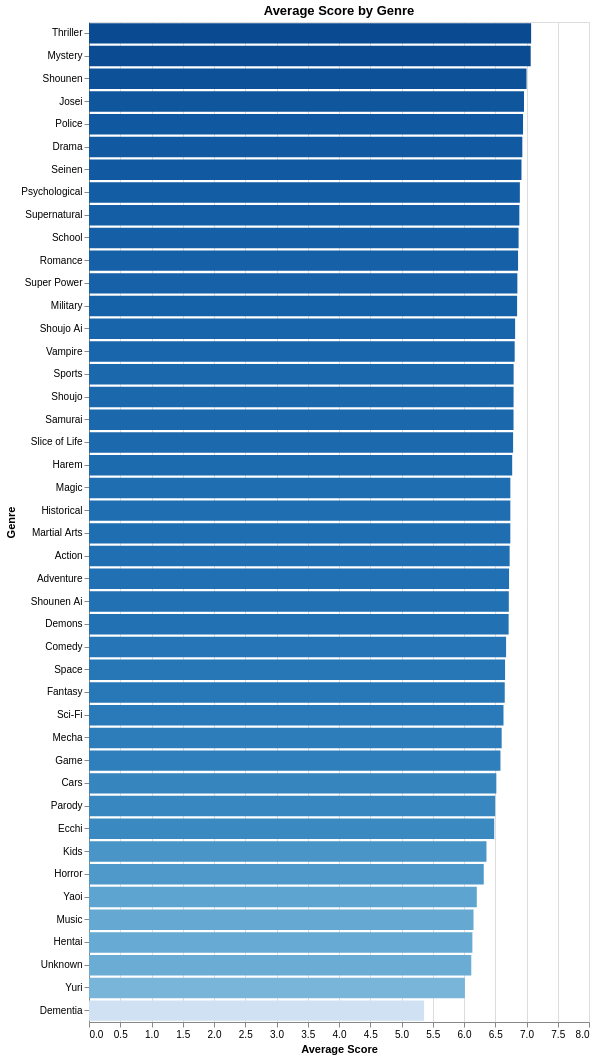

The cell this chart's notebook holds for it:
### Code cell
df = pd.read_csv("../../data/preprocessed_anime.csv")

# Split the 'Genres' column so that each genre is available.
df_exploded = df.assign(Genres=df['Genres'].str.split(', ')).explode('Genres')

# Calculate the average score for each genre
genre_avg_score = df_exploded.groupby('Genres')['Score'].mean().reset_index()

# Sort the average score in descending order
genre_avg_score = genre_avg_score.sort_values(by='Score', ascending=False)

# Create the bar chart
chart = alt.Chart(genre_avg_score).mark_bar().encode(
    x=alt.X('Score:Q', title='Average Score'),
    y=alt.Y('Genres:N', sort='-x', title='Genre'),
    color=alt.Color('Score:Q', scale=alt.Scale(scheme='blues'), legend=None)
).properties(
    title="Average Score by Genre",
    width=500,
    height=1000
)

# Show chart
chart

### Figure 1 — Vega-Lite specification as saved in the notebook (floating-point values rounded to 4 significant figures)
{"config": {"view": {"continuousWidth": 300, "continuousHeight": 300}}, "data": {"name": "data-3603a56adbc1008fe073a7dda317ad60"}, "mark": {"type": "bar"}, "encoding": {"color": {"field": "Score", "legend": null, "scale": {"scheme": "blues"}, "type": "quantitative"}, "x": {"field": "Score", "title": "Average Score", "type": "quantitative"}, "y": {"field": "Genres", "sort": "-x", "title": "Genre", "type": "nominal"}}, "height": 1000, "title": "Average Score by Genre", "width": 500, "$schema": "https://vega.github.io/schema/vega-lite/v5.20.1.json", "datasets": {"data-3603a56adbc1008fe073a7dda317ad60": [{"Genres": "Thriller", "Score": 7.074}, {"Genres": "Mystery", "Score": 7.067}, {"Genres": "Shounen", "Score": 7.001}, {"Genres": "Josei", "Score": 6.96}, {"Genres": "Police", "Score": 6.945}, {"Genres": "Drama", "Score": 6.933}, {"Genres": "Seinen", "Score": 6.92}, {"Genres": "Psychological", "Score": 6.894}, {"Genres": "Supernatural", "Score": 6.886}, {"Genres": "School", "Score": 6.873}, {"Genres": "Romance", "Score": 6.865}, {"Genres": "Super Power", "Score": 6.854}, {"Genres": "Military", "Score": 6.85}, {"Genres": "Shoujo Ai", "Score": 6.818}, {"Genres": "Vampire", "Score": 6.811}, {"Genres": "Sports", "Score": 6.794}, {"Genres": "Shoujo", "Score": 6.793}, {"Genres": "Samurai", "Score": 6.792}, {"Genres": "Slice of Life", "Score": 6.786}, {"Genres": "Harem", "Score": 6.771}, {"Genres": "Magic", "Score": 6.742}, {"Genres": "Historical", "Score": 6.741}, {"Genres": "Martial Arts", "Score": 6.741}, {"Genres": "Action", "Score": 6.73}, {"Genres": "Adventure", "Score": 6.721}, {"Genres": "Shounen Ai", "Score": 6.717}, {"Genres": "Demons", "Score": 6.714}, {"Genres": "Comedy", "Score": 6.673}, {"Genres": "Space", "Score": 6.657}, {"Genres": "Fantasy", "Score": 6.652}, {"Genres": "Sci-Fi", "Score": 6.632}, {"Genres": "Mecha", "Score": 6.603}, {"Genres": "Game", "Score": 6.583}, {"Genres": "Cars", "Score": 6.517}, {"Genres": "Parody", "Score": 6.498}, {"Genres": "Ecchi", "Score": 6.483}, {"Genres": "Kids", "Score": 6.359}, {"Genres": "Horror", "Score": 6.316}, {"Genres": "Yaoi", "Score": 6.205}, {"Genres": "Music", "Score": 6.152}, {"Genres": "Hentai", "Score": 6.134}, {"Genres": "Unknown", "Score": 6.116}, {"Genres": "Yuri", "Score": 6.015}, {"Genres": "Dementia", "Score": 5.362}]}}
